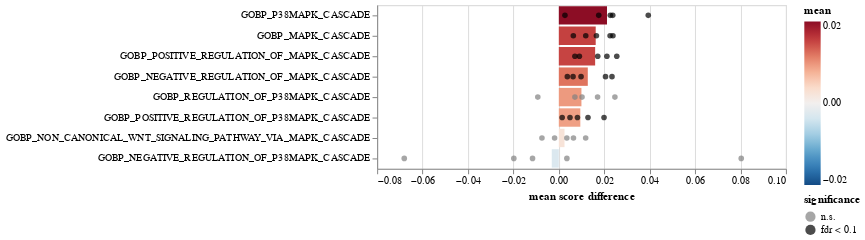

Notebook cell for this chart:
### Code cell
tmp_res = res.loc[lambda x: x["variable"].isin(mapk_signatures.keys())].pipe(
    sh.util.fdr_correction
)
ch = sh.pairwise.plot_paired_fc(
    pb_pw2,
    groupby="cell_type",
    paired_by="patient",
    metric="diff",
    var_names=list(mapk_signatures.keys()),
    de_res_df=tmp_res,
    pvalue_col="fdr",
    var_col="variable",
    swap_axes=True,
)
ch.save(f"{artifact_dir}/gobp_mapk_healthy_vs_malignant_barchart.svg")
ch.display()

### Figure 1 — Vega-Lite specification as saved in the notebook (floating-point values rounded to 4 significant figures)
{"config": {"view": {"continuousWidth": 400, "continuousHeight": 300}}, "layer": [{"data": {"name": "data-0c8766e99049561bf1e6ad139c31c36b"}, "mark": "bar", "encoding": {"color": {"field": "mean", "scale": {"domain": [-0.02122, 0.02122], "reverse": true, "scheme": "redblue"}, "type": "quantitative"}, "x": {"field": "mean", "type": "quantitative"}, "y": {"field": "variable", "sort": ["GOBP_P38MAPK_CASCADE", "GOBP_MAPK_CASCADE", "GOBP_POSITIVE_REGULATION_OF_MAPK_CASCADE", "GOBP_NEGATIVE_REGULATION_OF_MAPK_CASCADE", "GOBP_REGULATION_OF_P38MAPK_CASCADE", "GOBP_POSITIVE_REGULATION_OF_P38MAPK_CASCADE", "GOBP_NON_CANONICAL_WNT_SIGNALING_PATHWAY_VIA_MAPK_CASCADE", "GOBP_NEGATIVE_REGULATION_OF_P38MAPK_CASCADE"], "type": "nominal"}}}, {"data": {"name": "data-83f70d8e68205a0e3dd0b2acc5436882"}, "mark": "circle", "encoding": {"color": {"field": "significance", "scale": {"domain": ["n.s.", "fdr < 0.1"], "range": ["grey", "black"]}, "type": "nominal"}, "x": {"field": "value", "title": "mean score difference", "type": "quantitative"}, "y": {"axis": {"labelLimit": 500, "title": ""}, "field": "variable", "sort": ["GOBP_P38MAPK_CASCADE", "GOBP_MAPK_CASCADE", "GOBP_POSITIVE_REGULATION_OF_MAPK_CASCADE", "GOBP_NEGATIVE_REGULATION_OF_MAPK_CASCADE", "GOBP_REGULATION_OF_P38MAPK_CASCADE", "GOBP_POSITIVE_REGULATION_OF_P38MAPK_CASCADE", "GOBP_NON_CANONICAL_WNT_SIGNALING_PATHWAY_VIA_MAPK_CASCADE", "GOBP_NEGATIVE_REGULATION_OF_P38MAPK_CASCADE"], "type": "nominal"}}}], "$schema": "https://vega.github.io/schema/vega-lite/v4.17.0.json", "datasets": {"data-0c8766e99049561bf1e6ad139c31c36b": [{"variable": "GOBP_MAPK_CASCADE", "mean": 0.01625}, {"variable": "GOBP_NEGATIVE_REGULATION_OF_MAPK_CASCADE", "mean": 0.01276}, {"variable": "GOBP_NEGATIVE_REGULATION_OF_P38MAPK_CASCADE", "mean": -0.003106}, {"variable": "GOBP_NON_CANONICAL_WNT_SIGNALING_PATHWAY_VIA_MAPK_CASCADE", "mean": 0.00251}, {"variable": "GOBP_P38MAPK_CASCADE", "mean": 0.02122}, {"variable": "GOBP_POSITIVE_REGULATION_OF_MAPK_CASCADE", "mean": 0.016}, {"variable": "GOBP_POSITIVE_REGULATION_OF_P38MAPK_CASCADE", "mean": 0.009476}, {"variable": "GOBP_REGULATION_OF_P38MAPK_CASCADE", "mean": 0.009964}], "data-83f70d8e68205a0e3dd0b2acc5436882": [{"patient": "P1", "variable": "GOBP_MAPK_CASCADE", "value": 0.006396, "mean": 0.01625, "coef": 0.01625, "intercept": 0.03787, "pvalue": 0.007668, "group": "malignant B", "fdr": 0.04141, "significance": "fdr < 0.1"}, {"patient": "P2", "variable": "GOBP_MAPK_CASCADE", "value": 0.01656, "mean": 0.01625, "coef": 0.01625, "intercept": 0.03787, "pvalue": 0.007668, "group": "malignant B", "fdr": 0.04141, "significance": "fdr < 0.1"}, {"patient": "P4", "variable": "GOBP_MAPK_CASCADE", "value": 0.02258, "mean": 0.01625, "coef": 0.01625, "intercept": 0.03787, "pvalue": 0.007668, "group": "malignant B", "fdr": 0.04141, "significance": "fdr < 0.1"}, {"patient": "P5", "variable": "GOBP_MAPK_CASCADE", "value": 0.01187, "mean": 0.01625, "coef": 0.01625, "intercept": 0.03787, "pvalue": 0.007668, "group": "malignant B", "fdr": 0.04141, "significance": "fdr < 0.1"}, {"patient": "P6", "variable": "GOBP_MAPK_CASCADE", "value": 0.02383, "mean": 0.01625, "coef": 0.01625, "intercept": 0.03787, "pvalue": 0.007668, "group": "malignant B", "fdr": 0.04141, "significance": "fdr < 0.1"}, {"patient": "P1", "variable": "GOBP_NEGATIVE_REGULATION_OF_MAPK_CASCADE", "value": 0.003754, "mean": 0.01276, "coef": 0.01276, "intercept": 0.04465, "pvalue": 0.03109, "group": "malignant B", "fdr": 0.06217, "significance": "fdr < 0.1"}, {"patient": "P2", "variable": "GOBP_NEGATIVE_REGULATION_OF_MAPK_CASCADE", "value": 0.009796, "mean": 0.01276, "coef": 0.01276, "intercept": 0.04465, "pvalue": 0.03109, "group": "malignant B", "fdr": 0.06217, "significance": "fdr < 0.1"}, {"patient": "P4", "variable": "GOBP_NEGATIVE_REGULATION_OF_MAPK_CASCADE", "value": 0.02057, "mean": 0.01276, "coef": 0.01276, "intercept": 0.04465, "pvalue": 0.03109, "group": "malignant B", "fdr": 0.06217, "significance": "fdr < 0.1"}, {"patient": "P5", "variable": "GOBP_NEGATIVE_REGULATION_OF_MAPK_CASCADE", "value": 0.006272, "mean": 0.01276, "coef": 0.01276, "intercept": 0.04465, "pvalue": 0.03109, "group": "malignant B", "fdr": 0.06217, "significance": "fdr < 0.1"}, {"patient": "P6", "variable": "GOBP_NEGATIVE_REGULATION_OF_MAPK_CASCADE", "value": 0.02342, "mean": 0.01276, "coef": 0.01276, "intercept": 0.04465, "pvalue": 0.03109, "group": "malignant B", "fdr": 0.06217, "significance": "fdr < 0.1"}, {"patient": "P1", "variable": "GOBP_NEGATIVE_REGULATION_OF_P38MAPK_CASCADE", "value": 0.003555, "mean": -0.003106, "coef": -0.003106, "intercept": 0.07349, "pvalue": 0.9035, "group": "malignant B", "fdr": 0.9035, "significance": "n.s."}, {"patient": "P2", "variable": "GOBP_NEGATIVE_REGULATION_OF_P38MAPK_CASCADE", "value": -0.01157, "mean": -0.003106, "coef": -0.003106, "intercept": 0.07349, "pvalue": 0.9035, "group": "malignant B", "fdr": 0.9035, "significance": "n.s."}, {"patient": "P4", "variable": "GOBP_NEGATIVE_REGULATION_OF_P38MAPK_CASCADE", "value": 0.08033, "mean": -0.003106, "coef": -0.003106, "intercept": 0.07349, "pvalue": 0.9035, "group": "malignant B", "fdr": 0.9035, "significance": "n.s."}, {"patient": "P5", "variable": "GOBP_NEGATIVE_REGULATION_OF_P38MAPK_CASCADE", "value": -0.0198, "mean": -0.003106, "coef": -0.003106, "intercept": 0.07349, "pvalue": 0.9035, "group": "malignant B", "fdr": 0.9035, "significance": "n.s."}, {"patient": "P6", "variable": "GOBP_NEGATIVE_REGULATION_OF_P38MAPK_CASCADE", "value": -0.06804, "mean": -0.003106, "coef": -0.003106, "intercept": 0.07349, "pvalue": 0.9035, "group": "malignant B", "fdr": 0.9035, "significance": "n.s."}, {"patient": "P1", "variable": "GOBP_NON_CANONICAL_WNT_SIGNALING_PATHWAY_VIA_MAPK_CASCADE", "value": 0.006454, "mean": 0.00251, "coef": 0.00251, "intercept": -0.0166, "pvalue": 0.4924, "group": "malignant B", "fdr": 0.5628, "significance": "n.s."}, {"patient": "P2", "variable": "GOBP_NON_CANONICAL_WNT_SIGNALING_PATHWAY_VIA_MAPK_CASCADE", "value": -0.007424, "mean": 0.00251, "coef": 0.00251, "intercept": -0.0166, "pvalue": 0.4924, "group": "malignant B", "fdr": 0.5628, "significance": "n.s."}, {"patient": "P4", "variable": "GOBP_NON_CANONICAL_WNT_SIGNALING_PATHWAY_VIA_MAPK_CASCADE", "value": 0.003541, "mean": 0.00251, "coef": 0.00251, "intercept": -0.0166, "pvalue": 0.4924, "group": "malignant B", "fdr": 0.5628, "significance": "n.s."}, {"patient": "P5", "variable": "GOBP_NON_CANONICAL_WNT_SIGNALING_PATHWAY_VIA_MAPK_CASCADE", "value": 0.01183, "mean": 0.00251, "coef": 0.00251, "intercept": -0.0166, "pvalue": 0.4924, "group": "malignant B", "fdr": 0.5628, "significance": "n.s."}, {"patient": "P6", "variable": "GOBP_NON_CANONICAL_WNT_SIGNALING_PATHWAY_VIA_MAPK_CASCADE", "value": -0.001852, "mean": 0.00251, "coef": 0.00251, "intercept": -0.0166, "pvalue": 0.4924, "group": "malignant B", "fdr": 0.5628, "significance": "n.s."}, {"patient": "P1", "variable": "GOBP_P38MAPK_CASCADE", "value": 0.01758, "mean": 0.02122, "coef": 0.02122, "intercept": 0.04022, "pvalue": 0.02277, "group": "malignant B", "fdr": 0.06072, "significance": "fdr < 0.1"}, {"patient": "P2", "variable": "GOBP_P38MAPK_CASCADE", "value": 0.002701, "mean": 0.02122, "coef": 0.02122, "intercept": 0.04022, "pvalue": 0.02277, "group": "malignant B", "fdr": 0.06072, "significance": "fdr < 0.1"}, {"patient": "P4", "variable": "GOBP_P38MAPK_CASCADE", "value": 0.03939, "mean": 0.02122, "coef": 0.02122, "intercept": 0.04022, "pvalue": 0.02277, "group": "malignant B", "fdr": 0.06072, "significance": "fdr < 0.1"}, {"patient": "P5", "variable": "GOBP_P38MAPK_CASCADE", "value": 0.02267, "mean": 0.02122, "coef": 0.02122, "intercept": 0.04022, "pvalue": 0.02277, "group": "malignant B", "fdr": 0.06072, "significance": "fdr < 0.1"}, {"patient": "P6", "variable": "GOBP_P38MAPK_CASCADE", "value": 0.02374, "mean": 0.02122, "coef": 0.02122, "intercept": 0.04022, "pvalue": 0.02277, "group": "malignant B", "fdr": 0.06072, "significance": "fdr < 0.1"}, {"patient": "P1", "variable": "GOBP_POSITIVE_REGULATION_OF_MAPK_CASCADE", "value": 0.007086, "mean": 0.016, "coef": 0.016, "intercept": 0.04298, "pvalue": 0.01035, "group": "malignant B", "fdr": 0.04141, "significance": "fdr < 0.1"}, {"patient": "P2", "variable": "GOBP_POSITIVE_REGULATION_OF_MAPK_CASCADE", "value": 0.01714, "mean": 0.016, "coef": 0.016, "intercept": 0.04298, "pvalue": 0.01035, "group": "malignant B", "fdr": 0.04141, "significance": "fdr < 0.1"}, {"patient": "P4", "variable": "GOBP_POSITIVE_REGULATION_OF_MAPK_CASCADE", "value": 0.02118, "mean": 0.016, "coef": 0.016, "intercept": 0.04298, "pvalue": 0.01035, "group": "malignant B", "fdr": 0.04141, "significance": "fdr < 0.1"}, {"patient": "P5", "variable": "GOBP_POSITIVE_REGULATION_OF_MAPK_CASCADE", "value": 0.009064, "mean": 0.016, "coef": 0.016, "intercept": 0.04298, "pvalue": 0.01035, "group": "malignant B", "fdr": 0.04141, "significance": "fdr < 0.1"}, {"patient": "P6", "variable": "GOBP_POSITIVE_REGULATION_OF_MAPK_CASCADE", "value": 0.02552, "mean": 0.016, "coef": 0.016, "intercept": 0.04298, "pvalue": 0.01035, "group": "malignant B", "fdr": 0.04141, "significance": "fdr < 0.1"}, {"patient": "P1", "variable": "GOBP_POSITIVE_REGULATION_OF_P38MAPK_CASCADE", "value": 0.001486, "mean": 0.009476, "coef": 0.009476, "intercept": -0.02941, "pvalue": 0.04204, "group": "malignant B", "fdr": 0.06726, "significance": "fdr < 0.1"}, {"patient": "P2", "variable": "GOBP_POSITIVE_REGULATION_OF_P38MAPK_CASCADE", "value": 0.004921, "mean": 0.009476, "coef": 0.009476, "intercept": -0.02941, "pvalue": 0.04204, "group": "malignant B", "fdr": 0.06726, "significance": "fdr < 0.1"}, {"patient": "P4", "variable": "GOBP_POSITIVE_REGULATION_OF_P38MAPK_CASCADE", "value": 0.008207, "mean": 0.009476, "coef": 0.009476, "intercept": -0.02941, "pvalue": 0.04204, "group": "malignant B", "fdr": 0.06726, "significance": "fdr < 0.1"}, {"patient": "P5", "variable": "GOBP_POSITIVE_REGULATION_OF_P38MAPK_CASCADE", "value": 0.01285, "mean": 0.009476, "coef": 0.009476, "intercept": -0.02941, "pvalue": 0.04204, "group": "malignant B", "fdr": 0.06726, "significance": "fdr < 0.1"}, {"patient": "P6", "variable": "GOBP_POSITIVE_REGULATION_OF_P38MAPK_CASCADE", "value": 0.01992, "mean": 0.009476, "coef": 0.009476, "intercept": -0.02941, "pvalue": 0.04204, "group": "malignant B", "fdr": 0.06726, "significance": "fdr < 0.1"}, {"patient": "P1", "variable": "GOBP_REGULATION_OF_P38MAPK_CASCADE", "value": 0.007083, "mean": 0.009964, "coef": 0.009964, "intercept": 0.01949, "pvalue": 0.1542, "group": "malignant B", "fdr": 0.2056, "significance": "n.s."}, {"patient": "P2", "variable": "GOBP_REGULATION_OF_P38MAPK_CASCADE", "value": -0.009248, "mean": 0.009964, "coef": 0.009964, "intercept": 0.01949, "pvalue": 0.1542, "group": "malignant B", "fdr": 0.2056, "significance": "n.s."}, {"patient": "P4", "variable": "GOBP_REGULATION_OF_P38MAPK_CASCADE", "value": 0.0247, "mean": 0.009964, "coef": 0.009964, "intercept": 0.01949, "pvalue": 0.1542, "group": "malignant B", "fdr": 0.2056, "significance": "n.s."}, {"patient": "P5", "variable": "GOBP_REGULATION_OF_P38MAPK_CASCADE", "value": 0.01022, "mean": 0.009964, "coef": 0.009964, "intercept": 0.01949, "pvalue": 0.1542, "group": "malignant B", "fdr": 0.2056, "significance": "n.s."}, {"patient": "P6", "variable": "GOBP_REGULATION_OF_P38MAPK_CASCADE", "value": 0.01707, "mean": 0.009964, "coef": 0.009964, "intercept": 0.01949, "pvalue": 0.1542, "group": "malignant B", "fdr": 0.2056, "significance": "n.s."}]}}
